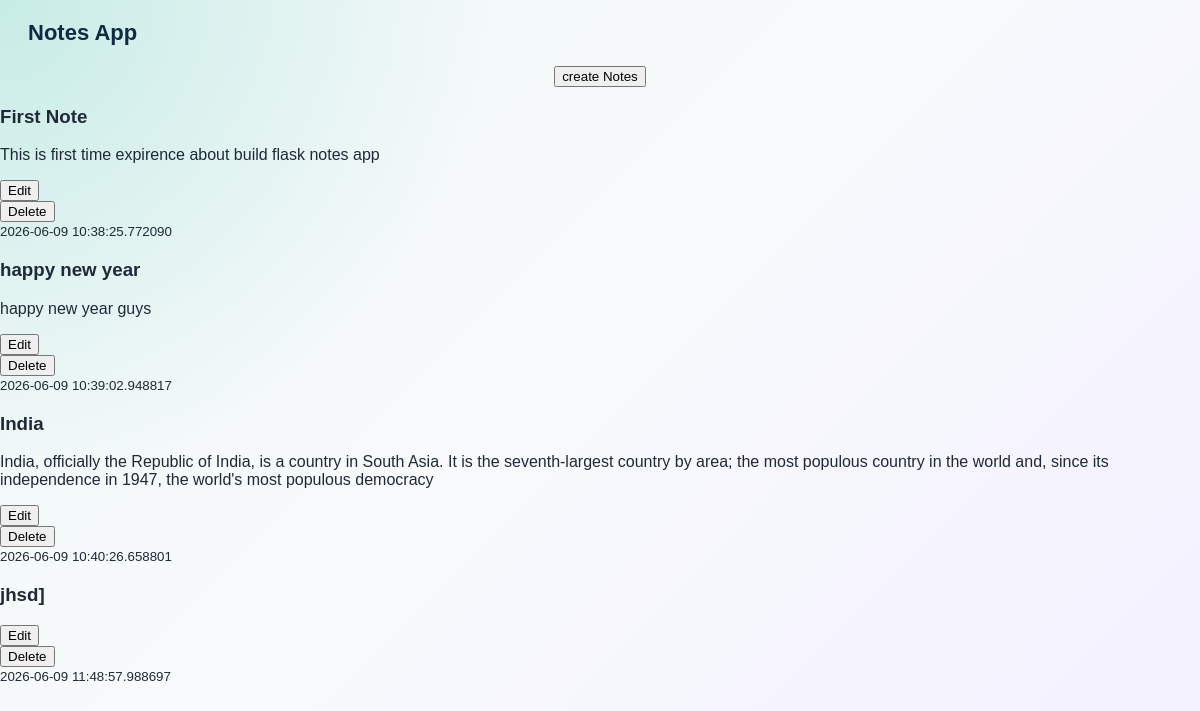
/view_notes (signed in), run on an earlier commit of the app's database.
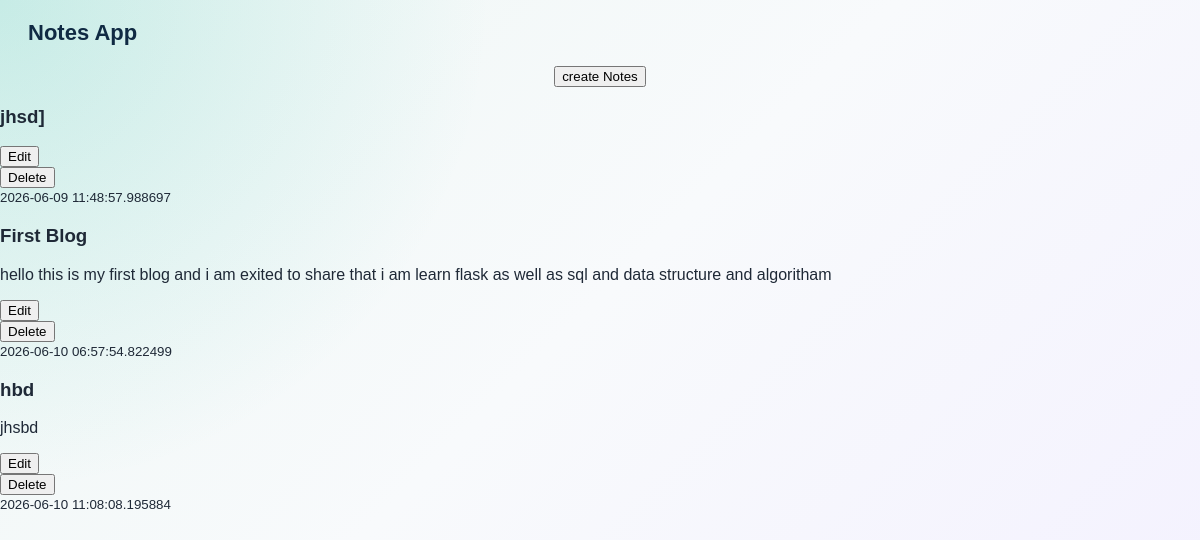
And on a later commit of the database.
### app/models.py (models this page shows)
class Note(db.Model):
    id = db.Column(db.Integer,primary_key=True)
    title = db.Column(db.String(100),nullable = False)
    content = db.Column(db.Text,nullable = False)
    created_at = db.Column(db.DateTime,default= lambda:datetime.now(UTC))
    user_id = db.Column(db.Integer,db.ForeignKey('user.id'),nullable = False)

### routes/notes.py (the view)
@notes_bp.route('/view_notes')
def view_notes():
    if 'user_id' not in session:
        return redirect(url_for('auth.login'))
    notes = Note.query.filter_by(user_id = session['user_id']).all()
    return render_template('view_notes.html',notes = notes)

### templates/view_notes.html (shortened to what this page needs)
{% extends 'base.html' %}
{% block content %}
<main>
    <center>
        <a href="{{ url_for('notes.create_note') }}">
            <button type="button">create Notes</button>
        </a>
    </center>
    {% for note in notes %}
    <div>
        <h3>{{note.title}}</h3>
        <p>{{note.content}}</p>
        <a href="{{ url_for('notes.edit', note_id=note.id) }}"> <button type="submit">Edit</button></a>
        <form action="{{ url_for('notes.delete', note_id=note.id) }}" method="POST">
            <button type="submit">Delete</button>
        </form> <small>{{note.created_at}}</small>
    </div>
    {% endfor %}
</main>
{% endblock %}

### templates/base.html (shortened to what this page needs)
<!DOCTYPE html>
<html lang="en">
<head>
    <link rel="stylesheet" href="{{url_for('static',filename='css/style.css')}}">
</head>
<body>
    <h2>Notes App</h2>
    {% block content %} {% endblock %}
</body>
</html>

### static/css/style.css (style rules this page uses)
* { box-sizing: border-box; }
body { margin: 0; min-height: 100vh; font-family: Arial, Helvetica, sans-serif; color: #1f2937; background: radial-gradient(circle at top left, rgba(20, 184, 166, 0.18), transparent 34%), linear-gradient(135deg, #eef7f4 0%, #f8fafc 45%, #f3f0ff 100%); }
body > h2 { margin: 0; padding: 20px 28px; font-size: 22px; color: #102a43; }

What changed in the data, as far as the page shows it:
removed Note: title "First Note", content "This is first time expirence about build flask notes app", created_at "2026-06-09 10:38:25.772090"
removed Note: title "happy new year", content "happy new year guys", created_at "2026-06-09 10:39:02.948817"
removed Note: title "India", content "India, officially the Republic of India, is a country in South Asia. It is the seventh-largest country by area; the most populous country in the world and, since its independence in 1947, the world's most populous democracy", created_at "2026-06-09 10:40:26.658801"
added Note: title "First Blog", content "hello this is my first blog and i am exited to share that i am learn flask as well as sql and data structure and algoritham", created_at "2026-06-10 06:57:54.822499"
added Note: title "hbd", content "jhsbd", created_at "2026-06-10 11:08:08.195884"
